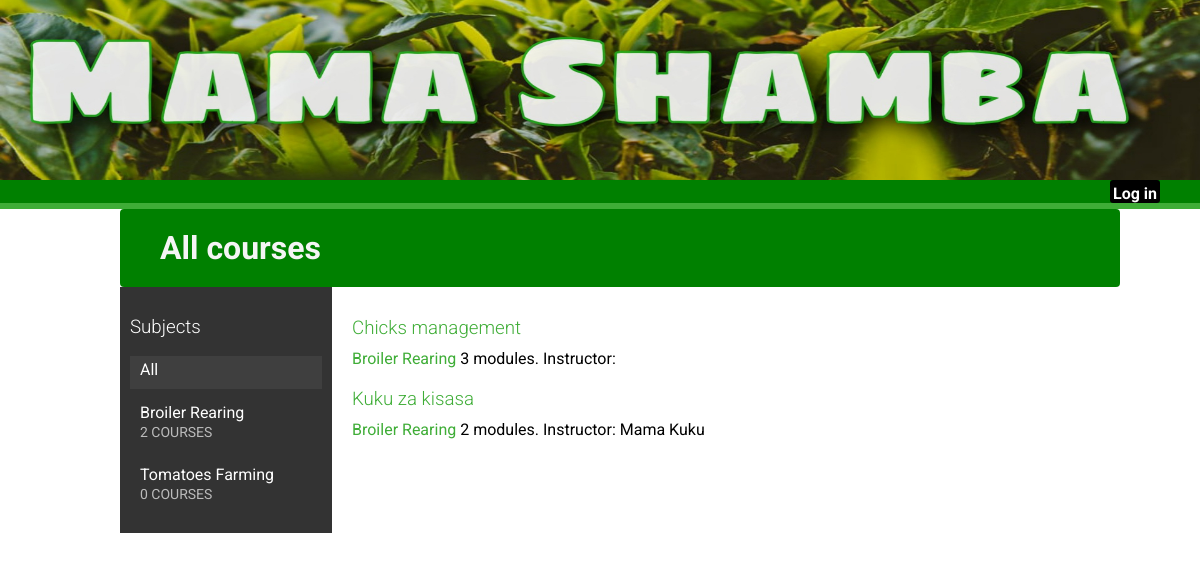
The page / on the database its author committed.
### courses/models.py (models this page shows, shortened)
class Subject(models.Model):
    title = models.CharField(max_length=200)
    slug = models.SlugField(max_length=200, unique=True)
    class Meta:
        ordering = ['title']
    def __str__(self):
        return self.title

class Course(models.Model):
    owner = models.ForeignKey(User, related_name='courses_created',
            on_delete=models.CASCADE)
    subject = models.ForeignKey(Subject, related_name='courses',
            on_delete=models.CASCADE)
    students = models.ManyToManyField(User, related_name='sourses_joined',
            blank=True)
    title = models.CharField(max_length=200)
    slug = models.SlugField(max_length=200, unique=True)
    overview = models.TextField()
    created = models.DateTimeField(auto_now_add=True)
    class Meta:
        ordering = ['-created']

### courses/views.py (the view)
# urls.py: path('', CourseListView.as_view(), name='course_list'),
class CourseListView(TemplateResponseMixin, View):
    model = Course
    template_name = 'courses/course/list.html'
    def get(self, request, subject=None):
        subjects = Subject.objects.annotate(total_courses=Count('courses'))
        courses = Course.objects.annotate(total_modules=Count('modules'))
        subjects = cache.get('all_subjects')
        if not subjects:
            subjects = Subject.objects.annotate(total_courses=Count('courses'))
            cache.set('all_subjects', subjects)
        all_courses = Course.objects.annotate(total_modules=Count('modules'))
        if subject:
            subject = get_object_or_404(Subject, slug=subject)
            key = f'subject_{subject.id}_courses'
            courses = cache.get(key)
            if not courses:
                courses = all_courses.filter(subject=subject)
                cache.set(key, courses)
        else:
            courses = cache.get('all_courses')
            if not courses:
                courses = all_courses
                cache.set('all_courses', courses)
        return self.render_to_response({'subjects':subjects, 'subject':subject, 'courses':courses})

### courses/templates/courses/course/list.html (shortened to what this page needs)
{% extends "base.html" %}
{% block content %}
<h1>
  {% if subject %}
   {{ subject.title }} courses
  {% else %}
  All courses
  {% endif %}
</h1>
<div class="contents">
  <h3>Subjects</h3>
  <ul id="modules">
    <li {% if not subject %}class="selected"{% endif %}>
      <a href="{% url "course_list" %}">All</a>
    </li>
    {% for s in subjects %}
    <li {% if subjects == s %}class="selected"{% endif %}>
      <a href="{% url "course_list_subject" s.slug %}">
        {{ s.title }}
        <br><span>{{ s.total_courses }} courses</span>
      </a>
    </li>
    {% endfor %}
  </ul>
</div>
<div class="module">
  {% for course in courses %}
  {% with subject=course.subject %}
   <h3>
     <a href="{% url "course_detail" course.slug %}">
       {{ course.title }}
     </a>
   </h3>
   <p>
   <a href="{% url "course_list_subject" subject.slug %}">{{ subject }}</a>
   {{ course.total_modules }} modules.
   Instructor: {{ course.owner.get_full_name }}
   </p>
   {% endwith %}
   {% endfor %}
</div>
{% endblock %}

### courses/templates/base.html (shortened to what this page needs)
{% load static %}
<!DOCTYPE html>
<html>
  <head>
    <link href="{% static "css/base.css" %}" rel="stylesheet">
  </head>
  <body>
    <div id="container">
    <div id="header">
      <img src={% static "img/header.jpg" %}>
      <ul class="menu">
        {% if request.user.is_authenticated %}
        <li><a href="{% url "logout" %}">Log out</a></li>
        {% else %}
        <li><a href="{% url "login" %}">Log in</a></li>
        {% endif %}
      </ul>
    </div>
    <div id="content">
      {% block content %}
      {% endblock %}
    </div>
    </div>
  </body>
</html>

### courses/static/css/base.css (style rules this page uses)
body { margin:0; font-family:'Roboto', sans-serif; font-weight:400; color:#333; }
a { color:#3fad37; text-decoration:none; }
ul { float:left; }
h1, h2, h3, h4, h5, h6 { font-family:'Roboto', sans-serif; font-weight:300; }
h1 { background:green; width:100%; overflow:auto; padding:20px 0 20px 40px; margin:0; color:whitesmoke; font-weight:bold; border-radius: 4px; }
.module { padding:10px 20px; float:left; width:600px; }
.module h3 { margin:20px 0 0; padding:0; width:100%; }
.module p { margin:10px 0 20px; width:100%; float:left; color:black; }
#header { background:green; overflow:auto; border-bottom:6px solid #3fad37; }
#header img { width:100%; height:180px; }
#header a { color:#fff; }
#header .menu { list-style:none; float:right; margin:0; padding-right:40px; font-weight: bolder; }
#header li a { background-color: black; padding-right:3px; padding-left:3px; padding-top:4px; border-radius:3px; }
#content { position:absolute; left:50%; transform: translate(-50%); width:80%; height:50%; }
.contents { width:20%; padding:10px; float:left; background:#333; color: #fff; font-family:'Roboto', sans-serif; }
.contents ul { list-style:none; margin:0; padding:0; width:100%; }
.contents ul li { margin:0 0 10px 0; padding:4px 10px 10px; overflow:auto; cursor:move; }
.contents ul li.selected { background:#3f3f3f; }
.contents ul span { text-transform:uppercase; color:#bbb; font-size:14px; }
.contents ul a { display:block; color:#fff; text-decoration:none; }

### rows shown on the page
Subject: title "Broiler Rearing", total_courses "2"
Subject: title "Tomatoes Farming", total_courses "0"
Course: title "Chicks management", subject "Broiler Rearing", total_modules "3"
Course: title "Kuku za kisasa", subject "Broiler Rearing", total_modules "2", owner.get_full_name "Mama Kuku"
